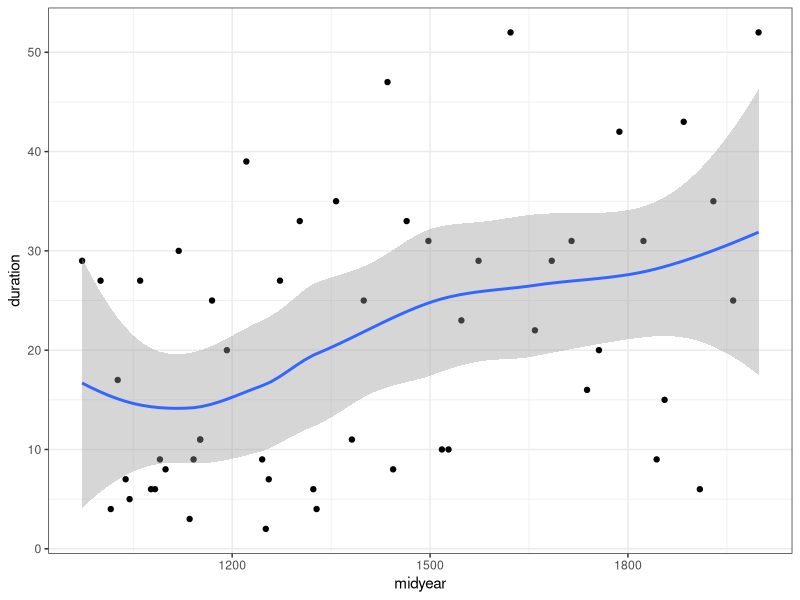

Reproduce this figure in R.
## ---- chunk 1
knitr::opts_chunk$set(echo = TRUE)
## ---- chunk 2
library(tidyverse)
kings1 <- read.csv("data1/danish_kings.csv")
glimpse(kings1)

kings2 <- read_csv("data1/danish_kings.csv")
glimpse(kings2)

kings3 <- read.csv2("data1/danish_kings.csv")
glimpse(kings3)

kings4 <- read_csv2( "data1/danish_kings.csv")
glimpse(kings4)


## ---- chunk 3
# COMPLETE THE BLANKS BELOW WITH YOUR CODE, then turn the 'eval' flag in this chunk to TRUE.
library(tidyverse)

## here i have defined the correct way to read the data as kings with NA=na
kings <- read_csv2("data1/danish_kings.csv", na = "NA") 
glimpse(kings)

class(kings1)
class(kings2)
class(kings3)
class(kings4)

ncol(kings1)
ncol(kings2)
ncol(kings3)
ncol(kings4)

head(kings1)
head(kings2)
head(kings3)
head(kings4)

## ---- chunk 4

library(tidyverse)

# Inspect the Data
summary(kings)

# Handle NA values
kings_clean <- kings %>%
  filter(!is.na(reign_start_year) & !is.na(reign_end_year))

# Calculate the duration of reign
kings_duration <- kings_clean %>%
  mutate(duration = reign_end_year - reign_start_year)

# Inspect the new dataset
head(kings_duration)

## ---- chunk 5
## here i use the function to find the average reign duraton
library(tidyverse)
average_duration <- kings_duration %>%
  summarise(mean_duration = mean(duration, na.rm = TRUE))
print(average_duration)
## ---- chunk 6

library(tidyverse)
average_duration1 <- mean(kings_duration$duration, na.rm = TRUE)

long_reining_kings <-  kings_duration %>% 
  filter(duration > average_duration1) %>% 
  select(name, duration) %>% 
  print(n=Inf)


## ---- chunk 7
kings_duration %>% 
  arrange(desc(duration)) %>% 
  slice(1:3) %>% 
  mutate(Days = duration * 365 + floor(duration / 4)) %>% 
  select(name, duration, Days) 


## ---- chunk 8
library(tidyverse)
kings_midyear <- kings %>%
  mutate(midyear = (reign_start_year + reign_end_year) / 2) %>% 
  mutate(duration = reign_end_year - reign_start_year)

kings_midyear %>% 
  ggplot(aes(x = midyear , y = duration))+
  geom_point( aes(color = ))+
  geom_smooth()+
  theme_bw() 

